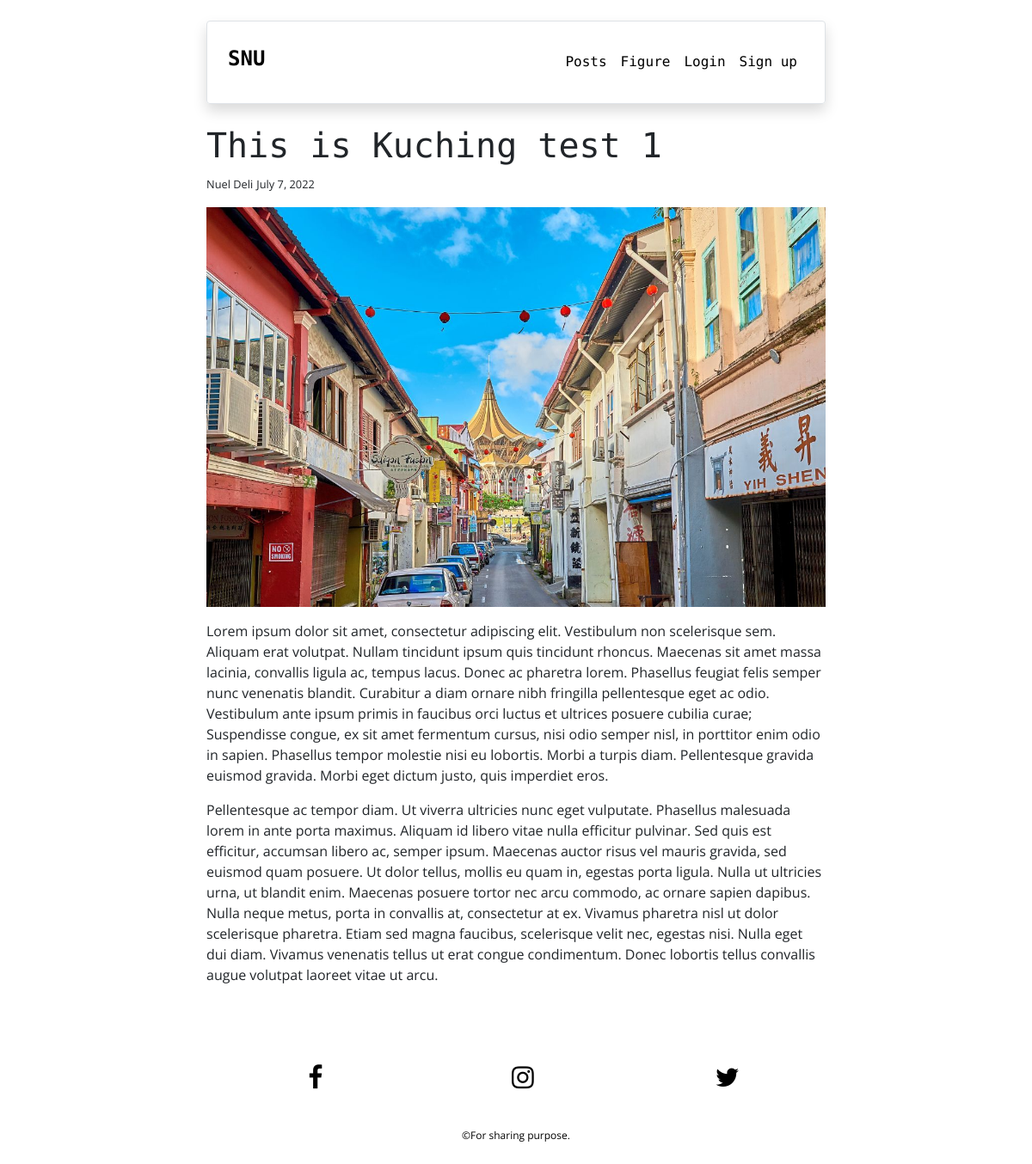
Screenshot of /blog/post_detail/1 with the database file from the repository.
### blog/models.py (models this page shows, shortened)
class Post(models.Model):
	date_written = models.DateTimeField(auto_now_add=True)
	author = models.ForeignKey(User, on_delete=models.CASCADE, null=True)
	title = models.CharField(max_length=250)
	division_name = models.CharField(max_length=100, choices=DIVISION_CHOICES, default='KUCHING')
	content = RichTextUploadingField()
	class Meta:
		ordering = ['-date_written']

### blog/views.py (the view)
# urls.py: path('post_detail/<int:pk>', PostDetailView.as_view(), name='post_detail'),
class PostDetailView(DetailView):
	model = Post
	template_name = 'blog/post_detail.html'

### blog/templates/blog/post_detail.html (shortened to what this page needs)
{% extends 'base.html' %}
{% block content %}
	<div class="custom-div text-content mt-4 mb-4">
		<h1>{{ post.title }}</h1>
		<small>{{ post.author.first_name }} {{ post.author.last_name }}</small>
		<small>{{ post.date_written.date }}</small>
		<p>{{ post.content | safe }}</p>
		<br>
	</div>
{% endblock %}

### ad03/static/css/main.css (style rules this page uses)
@media screen and (min-width: 600px) { .custom-div { margin: auto; width: 60%; } }
body { font-family: 'Open Sans', sans-serif; }
h1, h2, h3, h4, h5, h6 { font-family: 'Roboto Mono', monospace; }
.text-content img { width: 100%; height: auto; display: block; }

### rows the page displays
Post: title "This is Kuching test 1", author.first_name "Nuel", author.last_name "Deli", date_written "July 7, 2022", content (picture), content "Lorem ipsum dolor sit amet, consectetur adipiscing elit. Vestibulum non scelerisque sem. Aliquam erat volutpat. Nullam tincidunt ipsum quis tincidunt rhoncus. Maecenas sit amet massa lacinia, convallis ligula ac, tempus lacus. Donec ac pharetra lorem. Phasellus feugiat felis semper nunc venenatis blandit. Curabitur a diam ornare nibh fringilla pellentesque eget ac odio. Vestibulum ante ipsum primis in faucibus orci luctus et ultrices posuere cubilia curae; Suspendisse congue, ex sit amet fermentum cursus, nisi odio semper nisl, in porttitor enim odio in sapien. Phasellus tempor molestie nisi eu lobortis. Morbi a turpis diam. Pellentesque gravida euismod gravida. Morbi eget dictum justo,…"
